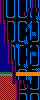

A level layout from a 2D game, rendered from its tile map. Below: a short description, then the map file with its tile-grid data intact:
An orthogonal 10x25 tile map with 4x4 px tiles, 1 tile layer (Capa de Patrones 1).

<map version="1.0" tiledversion="1.0.2" orientation="orthogonal" renderorder="right-down" width="10" height="25" tilewidth="4" tileheight="4" nextobjectid="1">
 <tileset firstgid="1" source="tilesetJungleFactory.tsx" />
 <layer name="Capa de Patrones 1" width="10" height="25">
  <data encoding="csv">
7,5,13,5,5,13,5,5,7,5,
7,5,13,5,5,13,5,5,7,5,
7,5,13,5,5,13,5,7,13,7,
7,5,13,5,5,13,7,5,13,5,
7,9,6,10,9,6,10,9,13,11,
7,7,6,2,1,6,2,1,13,2,
12,7,13,5,5,13,13,11,13,5,
12,7,13,5,5,13,5,5,13,5,
12,7,13,5,5,13,13,5,11,5,
12,7,13,5,5,13,5,5,13,5,
12,7,7,10,9,6,11,13,6,10,
12,12,7,2,11,6,13,1,13,2,
12,12,7,5,5,13,5,13,13,5,
12,12,7,5,5,13,5,5,11,5,
12,12,7,5,5,13,13,5,13,5,
12,12,7,7,5,13,5,5,13,5,
12,12,12,7,9,13,11,13,6,10,
12,12,12,7,1,6,2,13,6,11,
4,4,4,7,14,14,14,14,14,14,
3,3,3,7,5,13,5,11,13,5,
3,3,3,7,7,7,13,5,13,5,
3,3,3,3,7,13,7,13,13,5,
3,3,3,3,7,6,10,9,6,10,
3,3,3,3,7,6,2,1,6,2,
3,3,3,3,7,13,5,5,13,5
</data>
 </layer>
</map>
